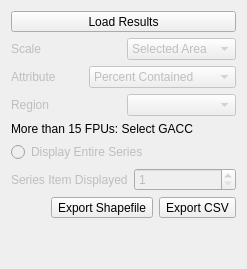
         <widget class="QWidget" name="resultsTab">
          <property name="enabled">
           <bool>true</bool>
          </property>
          <attribute name="title">
           <string>Results</string>
          </attribute>
          <layout class="QVBoxLayout" name="verticalLayout_16">
           <item>
            <widget class="QToolButton" name="resultsLoadButton">
             <property name="enabled">
              <bool>true</bool>
             </property>
             <property name="sizePolicy">
              <sizepolicy hsizetype="MinimumExpanding" vsizetype="Fixed">
               <horstretch>0</horstretch>
               <verstretch>0</verstretch>
              </sizepolicy>
             </property>
             <property name="text">
              <string>Load Results</string>
             </property>
             <property name="toolButtonStyle">
              <enum>Qt::ToolButtonTextBesideIcon</enum>
             </property>
            </widget>
           </item>
           <item>
            <layout class="QHBoxLayout" name="horizontalLayout_8">
             <item>
              <widget class="QLabel" name="resultScaleLabel">
               <property name="enabled">
                <bool>false</bool>
               </property>
               <property name="text">
                <string>Scale</string>
               </property>
               <property name="buddy">
                <cstring>resultScaleComboBox</cstring>
               </property>
              </widget>
             </item>
             <item>
              <widget class="QComboBox" name="resultScaleComboBox">
               <property name="enabled">
                <bool>false</bool>
               </property>
               <item>
                <property name="text">
                 <string>Selected Area</string>
                </property>
               </item>
               <item>
                <property name="text">
                 <string>By Region</string>
                </property>
               </item>
               <item>
                <property name="text">
                 <string>By FPU</string>
                </property>
               </item>
              </widget>
             </item>
            </layout>
           </item>
           <item>
            <layout class="QHBoxLayout" name="horizontalLayout_9">
             <item>
              <widget class="QLabel" name="resultAttributeLabel">
               <property name="enabled">
                <bool>false</bool>
               </property>
               <property name="text">
                <string>Attribute</string>
               </property>
               <property name="buddy">
                <cstring>resultAttributeComboBox</cstring>
               </property>
              </widget>
             </item>
             <item>
              <widget class="QComboBox" name="resultAttributeComboBox">
               <property name="enabled">
                <bool>false</bool>
               </property>
               <item>
                <property name="text">
                 <string>Percent Contained</string>
                </property>
               </item>
               <item>
                <property name="text">
                 <string>Large Fire Cost</string>
                </property>
               </item>
               <item>
                <property name="text">
                 <string>Large Fire Acres</string>
                </property>
               </item>
               <item>
                <property name="text">
                 <string>Large Fire Population</string>
                </property>
               </item>
              </widget>
             </item>
            </layout>
           </item>
           <item>
            <layout class="QVBoxLayout" name="verticalLayout_19">
             <item>
              <layout class="QHBoxLayout" name="horizontalLayout_11">
               <item>
                <widget class="QLabel" name="GACCLabel">
                 <property name="enabled">
                  <bool>false</bool>
                 </property>
                 <property name="text">
                  <string>Region</string>
                 </property>
                </widget>
               </item>
               <item>
                <widget class="QComboBox" name="resultGACCBox">
                 <property name="enabled">
                  <bool>false</bool>
                 </property>
                </widget>
               </item>
              </layout>
             </item>
             <item>
              <widget class="QLabel" name="GACCwarning">
               <property name="enabled">
                <bool>true</bool>
               </property>
               <property name="text">
                <string>More than 15 FPUs: Select GACC</string>
               </property>
              </widget>
             </item>
            </layout>
           </item>
           <item>
            <layout class="QVBoxLayout" name="verticalLayout_5">
             <item>
              <widget class="QRadioButton" name="allSeriesButton">
               <property name="enabled">
                <bool>false</bool>
               </property>
               <property name="text">
                <string>Display Entire Series</string>
               </property>
              </widget>
             </item>
             <item>
              <layout class="QHBoxLayout" name="horizontalLayout_7">
               <item>
                <widget class="QLabel" name="seriesItem">
                 <property name="enabled">
                  <bool>false</bool>
                 </property>
                 <property name="text">
                  <string>Series Item Displayed</string>
                 </property>
                </widget>
               </item>
               <item>
                <widget class="QSpinBox" name="seriesSpinBox">
                 <property name="enabled">
                  <bool>false</bool>
                 </property>
                 <property name="minimum">
                  <number>1</number>
                 </property>
                </widget>
               </item>
              </layout>
             </item>
            </layout>
           </item>
           <item>
            <layout class="QHBoxLayout" name="horizontalLayout_10">
             <item>
              <spacer name="horizontalSpacer_5">
               <property name="orientation">
                <enum>Qt::Horizontal</enum>
               </property>
               <property name="sizeHint" stdset="0">
                <size>
                 <width>40</width>
                 <height>20</height>
                </size>
               </property>
              </spacer>
             </item>
             <item>
              <widget class="QToolButton" name="exportOgrToolButton">
               <property name="text">
                <string>Export Shapefile</string>
               </property>
               <property name="toolButtonStyle">
                <enum>Qt::ToolButtonTextBesideIcon</enum>
               </property>
              </widget>
             </item>
             <item>
              <widget class="QToolButton" name="exportCsvToolButton">
               <property name="text">
                <string>Export CSV</string>
               </property>
               <property name="toolButtonStyle">
                <enum>Qt::ToolButtonTextBesideIcon</enum>
               </property>
              </widget>
             </item>
            </layout>
           </item>
           <item>
            <spacer name="verticalSpacer_5">
             <property name="orientation">
              <enum>Qt::Vertical</enum>
             </property>
             <property name="sizeHint" stdset="0">
              <size>
               <width>20</width>
               <height>40</height>
              </size>
             </property>
            </spacer>
           </item>
          </layout>
         </widget>
